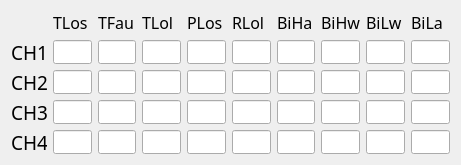
    <widget class="QWidget" name="gridLayoutWidget_2">
     <property name="geometry">
      <rect>
       <x>20</x>
       <y>280</y>
       <width>461</width>
       <height>161</height>
      </rect>
     </property>
     <layout class="QGridLayout" name="gridLayout_B">
      <item row="1" column="1">
       <widget class="QLabel" name="label_temp_47">
        <property name="font">
         <font>
          <family>黑体</family>
          <pointsize>12</pointsize>
         </font>
        </property>
        <property name="text">
         <string>TLos</string>
        </property>
       </widget>
      </item>
      <item row="2" column="0">
       <widget class="QLabel" name="label_temp_33">
        <property name="maximumSize">
         <size>
          <width>36</width>
          <height>24</height>
         </size>
        </property>
        <property name="font">
         <font>
          <family>黑体</family>
          <pointsize>14</pointsize>
         </font>
        </property>
        <property name="text">
         <string>CH1</string>
        </property>
       </widget>
      </item>
      <item row="2" column="9">
       <widget class="QLineEdit" name="lineEdit_B_19">
        <property name="maximumSize">
         <size>
          <width>39</width>
          <height>24</height>
         </size>
        </property>
       </widget>
      </item>
      <item row="1" column="2">
       <widget class="QLabel" name="label_temp_48">
        <property name="font">
         <font>
          <family>黑体</family>
          <pointsize>12</pointsize>
         </font>
        </property>
        <property name="text">
         <string>TFau</string>
        </property>
       </widget>
      </item>
      <item row="1" column="3">
       <widget class="QLabel" name="label_temp_49">
        <property name="font">
         <font>
          <family>黑体</family>
          <pointsize>12</pointsize>
         </font>
        </property>
        <property name="text">
         <string>TLol</string>
        </property>
       </widget>
      </item>
      <item row="1" column="4">
       <widget class="QLabel" name="label_temp_50">
        <property name="font">
         <font>
          <family>黑体</family>
          <pointsize>12</pointsize>
         </font>
        </property>
        <property name="text">
         <string>PLos</string>
        </property>
       </widget>
      </item>
      <item row="1" column="5">
       <widget class="QLabel" name="label_temp_51">
        <property name="font">
         <font>
          <family>黑体</family>
          <pointsize>12</pointsize>
         </font>
        </property>
        <property name="text">
         <string>RLol</string>
        </property>
       </widget>
      </item>
      <item row="1" column="6">
       <widget class="QLabel" name="label_temp_53">
        <property name="font">
         <font>
          <family>黑体</family>
          <pointsize>12</pointsize>
         </font>
        </property>
        <property name="text">
         <string>BiHa</string>
        </property>
       </widget>
      </item>
      <item row="1" column="7">
       <widget class="QLabel" name="label_temp_52">
        <property name="font">
         <font>
          <family>黑体</family>
          <pointsize>12</pointsize>
         </font>
        </property>
        <property name="text">
         <string>BiHw</string>
        </property>
       </widget>
      </item>
      <item row="1" column="8">
       <widget class="QLabel" name="label_temp_54">
        <property name="font">
         <font>
          <family>黑体</family>
          <pointsize>12</pointsize>
         </font>
        </property>
        <property name="text">
         <string>BiLw</string>
        </property>
       </widget>
      </item>
      <item row="1" column="9">
       <widget class="QLabel" name="label_temp_55">
        <property name="font">
         <font>
          <family>黑体</family>
          <pointsize>12</pointsize>
         </font>
        </property>
        <property name="text">
         <string>BiLa</string>
        </property>
       </widget>
      </item>
      <item row="2" column="1">
       <widget class="QLineEdit" name="lineEdit_B_11">
        <property name="maximumSize">
         <size>
          <width>39</width>
          <height>24</height>
         </size>
        </property>
       </widget>
      </item>
      <item row="3" column="1">
       <widget class="QLineEdit" name="lineEdit_B_21">
        <property name="maximumSize">
         <size>
          <width>39</width>
          <height>24</height>
         </size>
        </property>
       </widget>
      </item>
      <item row="4" column="1">
       <widget class="QLineEdit" name="lineEdit_B_31">
        <property name="maximumSize">
         <size>
          <width>39</width>
          <height>24</height>
         </size>
        </property>
       </widget>
      </item>
      <item row="5" column="1">
       <widget class="QLineEdit" name="lineEdit_B_41">
        <property name="maximumSize">
         <size>
          <width>39</width>
          <height>24</height>
         </size>
        </property>
       </widget>
      </item>
      <item row="2" column="2">
       <widget class="QLineEdit" name="lineEdit_B_12">
        <property name="maximumSize">
         <size>
          <width>39</width>
          <height>24</height>
         </size>
        </property>
       </widget>
      </item>
      <item row="3" column="2">
       <widget class="QLineEdit" name="lineEdit_B_22">
        <property name="maximumSize">
         <size>
          <width>39</width>
          <height>24</height>
         </size>
        </property>
       </widget>
      </item>
      <item row="4" column="2">
       <widget class="QLineEdit" name="lineEdit_B_32">
        <property name="maximumSize">
         <size>
          <width>39</width>
          <height>24</height>
         </size>
        </property>
       </widget>
      </item>
      <item row="5" column="2">
       <widget class="QLineEdit" name="lineEdit_B_42">
        <property name="maximumSize">
         <size>
          <width>39</width>
          <height>24</height>
         </size>
        </property>
       </widget>
      </item>
      <item row="2" column="3">
       <widget class="QLineEdit" name="lineEdit_B_13">
        <property name="maximumSize">
         <size>
          <width>39</width>
          <height>24</height>
         </size>
        </property>
       </widget>
      </item>
      <item row="3" column="3">
       <widget class="QLineEdit" name="lineEdit_B_23">
        <property name="maximumSize">
         <size>
          <width>39</width>
          <height>24</height>
         </size>
        </property>
       </widget>
      </item>
      <item row="4" column="3">
       <widget class="QLineEdit" name="lineEdit_B_33">
        <property name="maximumSize">
         <size>
          <width>39</width>
          <height>24</height>
         </size>
        </property>
       </widget>
      </item>
      <item row="5" column="3">
       <widget class="QLineEdit" name="lineEdit_B_43">
        <property name="maximumSize">
         <size>
          <width>39</width>
          <height>24</height>
         </size>
        </property>
       </widget>
      </item>
      <item row="2" column="4">
       <widget class="QLineEdit" name="lineEdit_B_14">
        <property name="maximumSize">
         <size>
          <width>39</width>
          <height>24</height>
         </size>
        </property>
       </widget>
      </item>
      <item row="3" column="4">
       <widget class="QLineEdit" name="lineEdit_B_24">
        <property name="maximumSize">
         <size>
          <width>39</width>
          <height>24</height>
         </size>
        </property>
       </widget>
      </item>
      <item row="4" column="4">
       <widget class="QLineEdit" name="lineEdit_B_34">
        <property name="maximumSize">
         <size>
          <width>39</width>
          <height>24</height>
         </size>
        </property>
       </widget>
      </item>
      <item row="5" column="4">
       <widget class="QLineEdit" name="lineEdit_B_44">
        <property name="maximumSize">
         <size>
          <width>39</width>
          <height>24</height>
         </size>
        </property>
       </widget>
      </item>
      <item row="2" column="5">
       <widget class="QLineEdit" name="lineEdit_B_15">
        <property name="maximumSize">
         <size>
          <width>39</width>
          <height>24</height>
         </size>
        </property>
       </widget>
      </item>
      <item row="3" column="5">
       <widget class="QLineEdit" name="lineEdit_B_25">
        <property name="maximumSize">
         <size>
          <width>39</width>
          <height>24</height>
         </size>
        </property>
       </widget>
      </item>
      <item row="4" column="5">
       <widget class="QLineEdit" name="lineEdit_B_35">
        <property name="maximumSize">
         <size>
          <width>39</width>
          <height>24</height>
         </size>
        </property>
       </widget>
      </item>
      <item row="5" column="5">
       <widget class="QLineEdit" name="lineEdit_B_45">
        <property name="maximumSize">
         <size>
          <width>39</width>
          <height>24</height>
         </size>
        </property>
       </widget>
      </item>
      <item row="2" column="6">
       <widget class="QLineEdit" name="lineEdit_B_16">
        <property name="maximumSize">
         <size>
          <width>39</width>
          <height>24</height>
         </size>
        </property>
       </widget>
      </item>
      <item row="3" column="6">
       <widget class="QLineEdit" name="lineEdit_B_26">
        <property name="maximumSize">
         <size>
          <width>39</width>
          <height>24</height>
         </size>
        </property>
       </widget>
      </item>
      <item row="4" column="6">
       <widget class="QLineEdit" name="lineEdit_B_36">
        <property name="maximumSize">
         <size>
          <width>39</width>
          <height>24</height>
         </size>
        </property>
       </widget>
      </item>
      <item row="5" column="6">
       <widget class="QLineEdit" name="lineEdit_B_46">
        <property name="maximumSize">
         <size>
          <width>39</width>
          <height>24</height>
         </size>
        </property>
       </widget>
      </item>
      <item row="2" column="7">
       <widget class="QLineEdit" name="lineEdit_B_17">
        <property name="maximumSize">
         <size>
          <width>39</width>
          <height>24</height>
         </size>
        </property>
       </widget>
      </item>
      <item row="3" column="7">
       <widget class="QLineEdit" name="lineEdit_B_27">
        <property name="maximumSize">
         <size>
          <width>39</width>
          <height>24</height>
         </size>
        </property>
       </widget>
      </item>
      <item row="4" column="7">
       <widget class="QLineEdit" name="lineEdit_B_37">
        <property name="maximumSize">
         <size>
          <width>39</width>
          <height>24</height>
         </size>
        </property>
       </widget>
      </item>
      <item row="5" column="7">
       <widget class="QLineEdit" name="lineEdit_B_47">
        <property name="maximumSize">
         <size>
          <width>39</width>
          <height>24</height>
         </size>
        </property>
       </widget>
      </item>
      <item row="5" column="8">
       <widget class="QLineEdit" name="lineEdit_B_48">
        <property name="maximumSize">
         <size>
          <width>39</width>
          <height>24</height>
         </size>
        </property>
       </widget>
      </item>
      <item row="3" column="8">
       <widget class="QLineEdit" name="lineEdit_B_28">
        <property name="maximumSize">
         <size>
          <width>39</width>
          <height>24</height>
         </size>
        </property>
       </widget>
      </item>
      <item row="2" column="8">
       <widget class="QLineEdit" name="lineEdit_B_18">
        <property name="maximumSize">
         <size>
          <width>39</width>
          <height>24</height>
         </size>
        </property>
       </widget>
      </item>
      <item row="4" column="8">
       <widget class="QLineEdit" name="lineEdit_B_38">
        <property name="maximumSize">
         <size>
          <width>39</width>
          <height>24</height>
         </size>
        </property>
       </widget>
      </item>
      <item row="5" column="9">
       <widget class="QLineEdit" name="lineEdit_B_49">
        <property name="maximumSize">
         <size>
          <width>39</width>
          <height>24</height>
         </size>
        </property>
       </widget>
      </item>
      <item row="4" column="9">
       <widget class="QLineEdit" name="lineEdit_B_39">
        <property name="maximumSize">
         <size>
          <width>39</width>
          <height>24</height>
         </size>
        </property>
       </widget>
      </item>
      <item row="3" column="9">
       <widget class="QLineEdit" name="lineEdit_B_29">
        <property name="maximumSize">
         <size>
          <width>39</width>
          <height>24</height>
         </size>
        </property>
       </widget>
      </item>
      <item row="3" column="0">
       <widget class="QLabel" name="label_temp_37">
        <property name="maximumSize">
         <size>
          <width>36</width>
          <height>24</height>
         </size>
        </property>
        <property name="font">
         <font>
          <family>黑体</family>
          <pointsize>14</pointsize>
         </font>
        </property>
        <property name="text">
         <string>CH2</string>
        </property>
       </widget>
      </item>
      <item row="4" column="0">
       <widget class="QLabel" name="label_temp_38">
        <property name="maximumSize">
         <size>
          <width>36</width>
          <height>24</height>
         </size>
        </property>
        <property name="font">
         <font>
          <family>黑体</family>
          <pointsize>14</pointsize>
         </font>
        </property>
        <property name="text">
         <string>CH3</string>
        </property>
       </widget>
      </item>
      <item row="5" column="0">
       <widget class="QLabel" name="label_temp_40">
        <property name="maximumSize">
         <size>
          <width>36</width>
          <height>24</height>
         </size>
        </property>
        <property name="font">
         <font>
          <family>黑体</family>
          <pointsize>14</pointsize>
         </font>
        </property>
        <property name="text">
         <string>CH4</string>
        </property>
       </widget>
      </item>
     </layout>
    </widget>
